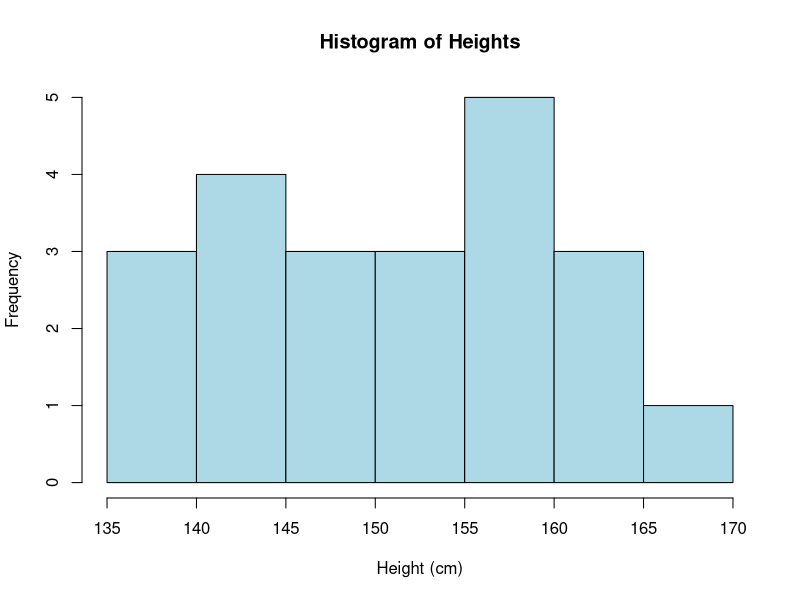
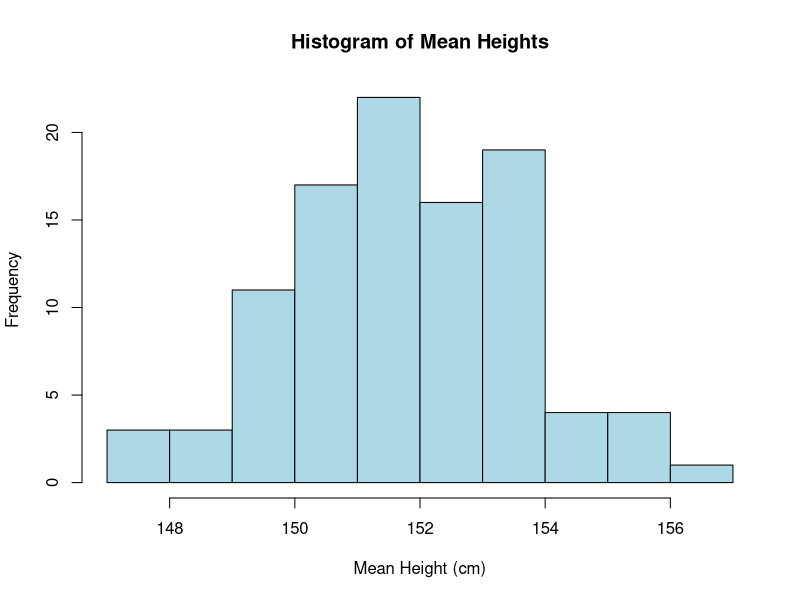
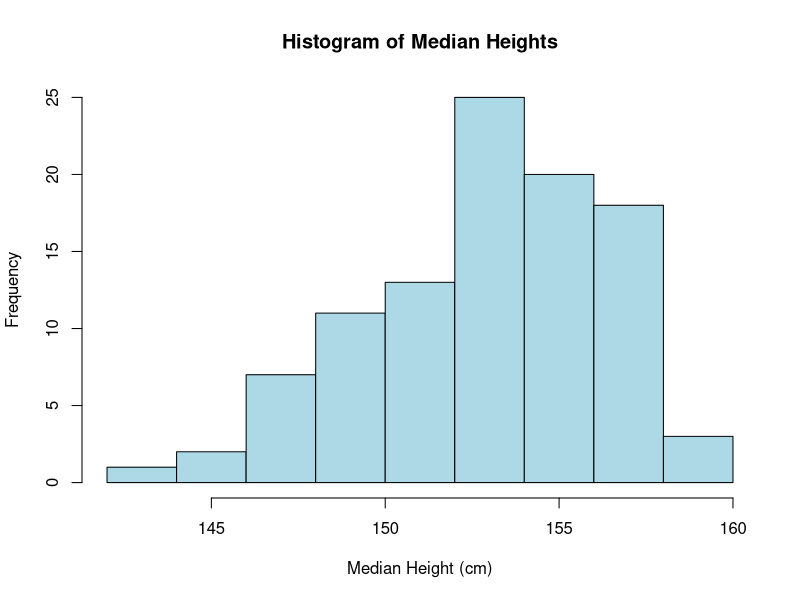

Generate these figures, in order, with R:
## ---- chunk 1
height_list <- c(141.0, 156.5, 162.0, 159.0, 157.0, 143.5, 154.0, 158.0, 148.5, 140.0, 138.5, 161.0, 153.0, 145.0, 147.0, 158.5, 142.0, 150.0, 160.5, 167.5, 155.0, 137.0)

# Summary of the heights
summary(height_list)

# Plot the histogram of the heights
hist(height_list, main = "Histogram of Heights", xlab = "Height (cm)", ylab = "Frequency", col = "lightblue")
## ---- chunk 2
b1 <- sample(height_list, replace = TRUE)
b2 <- sample(height_list, replace = TRUE)

# Summary of the bootstrap samples
summary(b1)
summary(b2)
## ---- chunk 3
# Create a matrix with the median and mean values of height for each bootstrap sample
matrix_height <- matrix(NA, nrow = 100, ncol = 2)
colnames(matrix_height) <- c("Mean", "Median")

# Generate 100 bootstrap samples
for (i in 1:100) {
  sample_height <- sample(height_list, 22, replace = TRUE)
  matrix_height[i, 1] <- mean(sample_height)
  matrix_height[i, 2] <- median(sample_height)
}

data.frame(Boostrap_sample_No. = 1:100, matrix_height)

# Plot the histogram of the mean heights
hist(matrix_height[, 1], main = "Histogram of Mean Heights", xlab = "Mean Height (cm)", ylab = "Frequency", col = "lightblue")

# Plot the histogram of the median heights
hist(matrix_height[, 2], main = "Histogram of Median Heights", xlab = "Median Height (cm)", ylab = "Frequency", col = "lightblue")

# Mean and standard deviation of the mean heights
mean(matrix_height[, 1])
sd(matrix_height[, 1])

# Mean and standard deviation of the median heights
mean(matrix_height[, 2])
sd(matrix_height[, 2])
